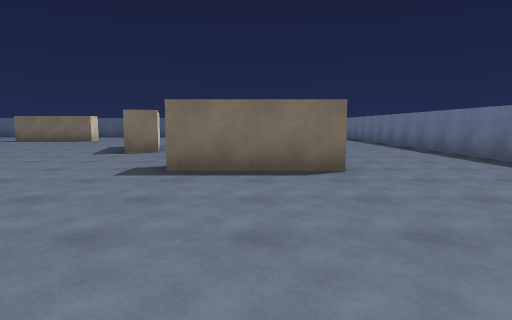
view 1 (above)

17 first-person views from a walk through a Unity game level. The camera is 1.3 m above the floor, tilts 6° down and sees 75° across. The floor is counted in squares, 2 m on a side. Each view is taken from the middle of a square. On the plan, view 1 faces up. The plan holds only what a view shows up to about 10 squares ahead; the rest is blank. The player character is not drawn.

view 2
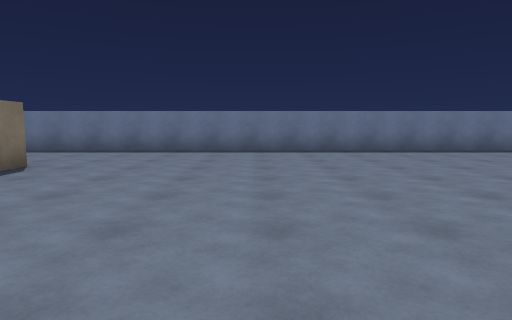

view 3
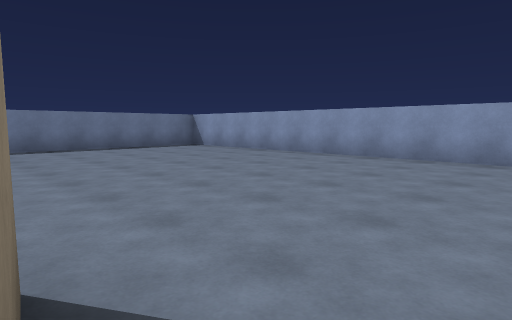

view 4
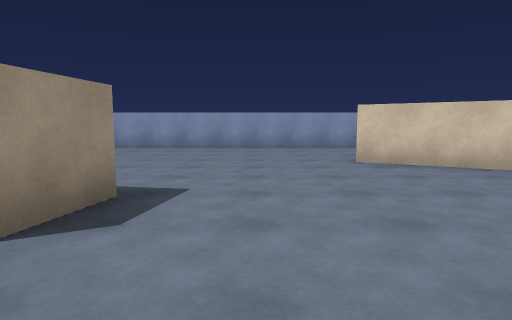

view 5
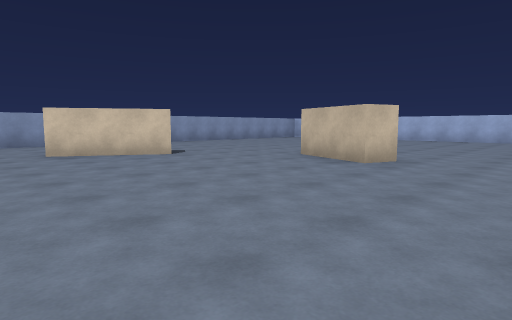

view 6
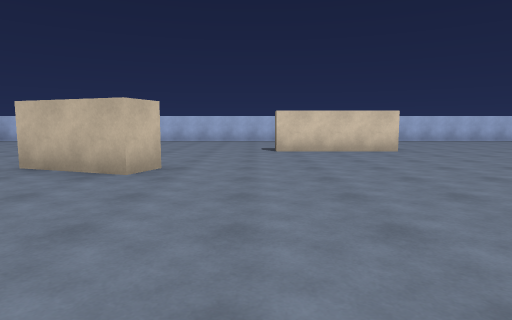

view 7
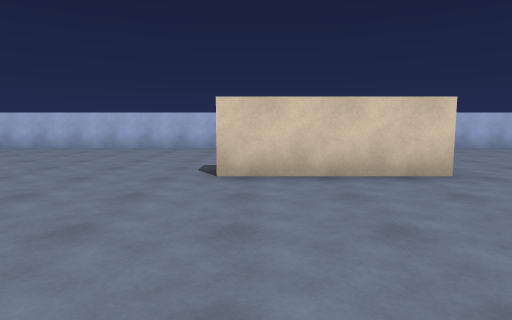

view 8
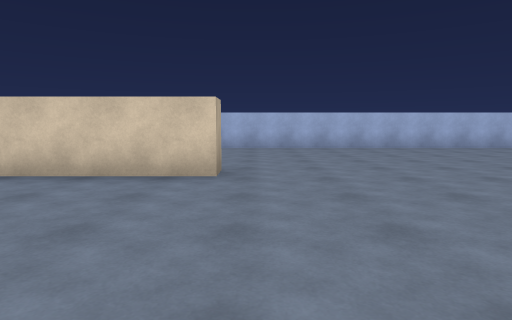

view 9
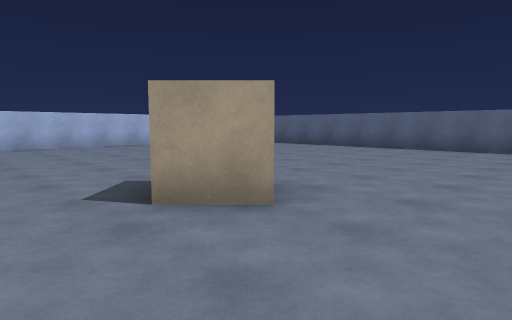

view 10
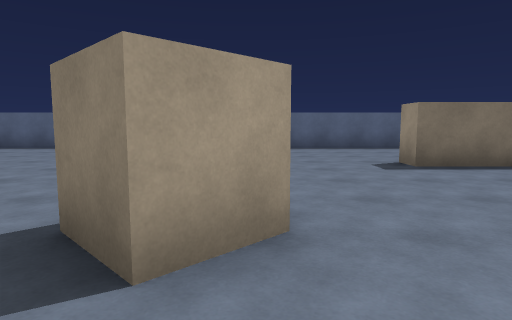

view 11
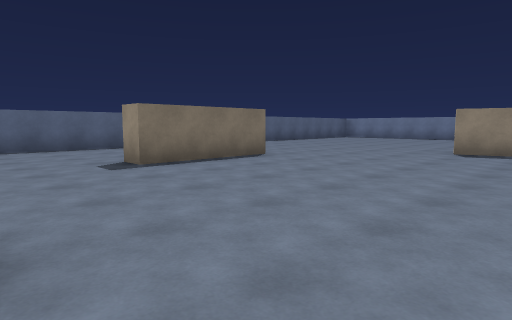

view 12
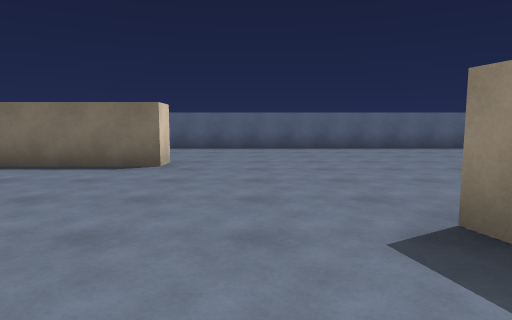

view 13
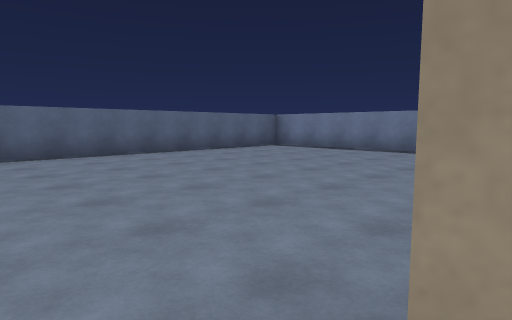

view 14
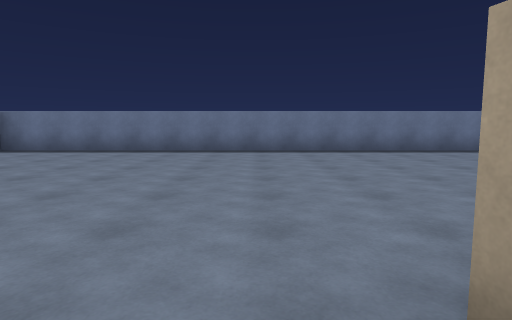

view 15
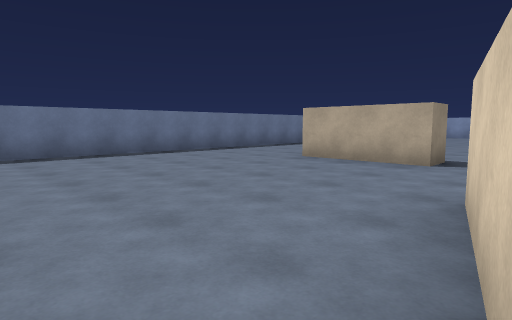

view 16
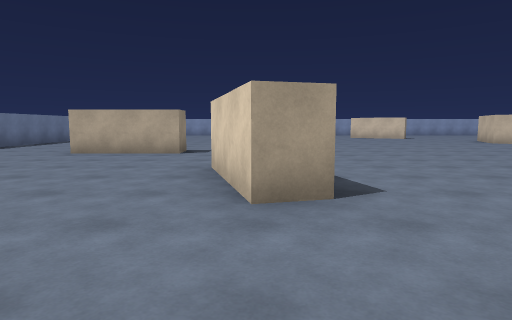

view 17
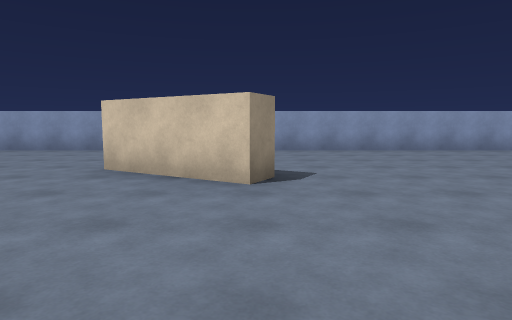

### Floor plan
Points are (right, up) in squares from view 1. A wall is a line through its corners. A room is listed if a view was taken in it or the views show most of it. See-through windows are left out.
Room 1 (views 1, 2, 3, 4, 5, 6, 7, 8, 9, 10, 11, 12, 13, 14, 15, 16, 17)
walls: (-12.1, 1.6) (-11.3, 1.3) (-12, -0.6); (-3.4, 9) (-3.7, 10.1) (-3, 10.3) (-2.3, 7.9) (-3.1, 7.7); (-15.9, 6.5) (-15.2, 6.5) (-15.2, 3.5) (-15.9, 3.5); (-10.3, -3.2) (-9.9, -2.6) (-7.7, -3.9); (-6.5, 13.9) (-6.5, 13.2) (-9.5, 13.2) (-9.5, 13.9); (1.4, 4.6) (-1.3, 4.6) (-1.3, 5.4) (1.2, 5.4); (-8.9, -7.5) (2.8, -7.5); (-20.5, 3) (-20.5, -3.4); (-16.6, -7.5) (-10.4, -7.5); (-20.5, 14.4) (-20.5, 6); (-17.6, 17.5) (-19.4, 17.5); (4.5, -5.8) (4.5, 17.5); (2.9, 17.5) (-14.8, 17.5)
objects: other object (-13, 10) to (-12, 10); other object (-4, -1) to (-4, 0)

Where each view was taken, in squares from view 1:
view 1: 0 up, 0 right, facing up
view 2: 1 up, 4 left, facing right
view 3: 1 down, 5 left, facing down-right
view 4: 2 up, 6 left, facing down
view 5: 4 up, 6 left, facing down-left
view 6: 3 up, 7 left, facing left
view 7: 4 up, 11 left, facing left
view 8: 7 up, 11 left, facing left
view 9: 8 up, 10 left, facing up-left
view 10: 8 up, 12 left, facing up
view 11: 8 up, 12 left, facing up-right
view 12: 8 up, 5 left, facing up
view 13: 10 up, 4 left, facing up-right
view 14: 11 up, 4 left, facing right
view 15: 11 up, 3 left, facing down-right
view 16: 13 up, 3 left, facing down
view 17: 1 up, 10 left, facing down
